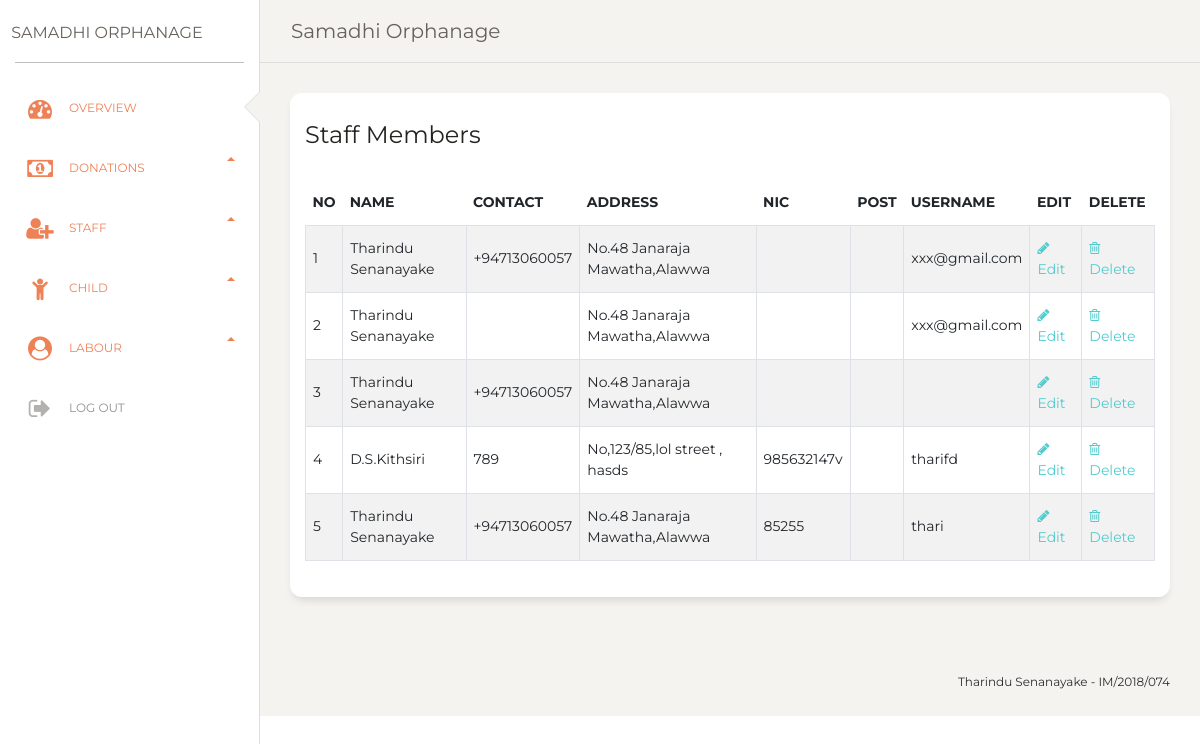
The app's page /viewstaff.php with its own data.
### tables this page shows
CREATE TABLE `staff` (
  `staffId` int(11) NOT NULL,
  `iname` varchar(50) DEFAULT NULL,
  `dob` varchar(50) NOT NULL,
  `nic` varchar(50) DEFAULT NULL,
  `adrs` varchar(50) DEFAULT NULL,
  `contact` varchar(50) NOT NULL,
  `username` varchar(50) DEFAULT NULL,
  `pw` varchar(50) DEFAULT NULL
);

### viewstaff.php (the view, shortened to what this page needs)
<?php
include "include/db.php";
?>
<!DOCTYPE html>
<html lang="en">
<head>
  <link href="https://maxcdn.bootstrapcdn.com/font-awesome/latest/css/font-awesome.min.css" rel="stylesheet">
  <link href="./css/bootstrap.min.css" rel="stylesheet" />
<link href="./css/dashboard.css?v=2.0.1" rel="stylesheet" />
</head>
<body class="">
  <div class="wrapper ">
    <div class="sidebar" data-color="white" data-active-color="danger">
      <div class="logo">
        <a href="dashboard.php" class="simple-text logo-normal">
          Samadhi Orphanage
        </a>
      </div>
      <div class="sidebar-wrapper">
        <ul class="nav">
          <li class="active ">
            <a href="./dashboard.php">
              <i class="fa fa-tachometer"></i>
              <p>OverView</p>
            </a>
          </li>
          <li class="active">
            <a data-toggle="collapse" href="#componentsExamples" aria-expanded="true">
              <i class="fa fa-money"></i>
              Donations <b class="caret"></b>
            </a>
          <li class="active">
            <a data-toggle="collapse" href="#componentsExamples" aria-expanded="true">
              <i class="fa fa-user-plus"></i>
              Staff <b class="caret"></b>
            </a>
          <li class="active">
            <a data-toggle="collapse" href="#componentsExamples" aria-expanded="true">
              <i class="fa fa-child"></i>
              Child <b class="caret"></b>
            </a>
          <li class="active">
            <a data-toggle="collapse" href="#componentsExamples" aria-expanded="true">
              <i class="fa fa-user-circle"></i>
              Labour <b class="caret"></b>
            </a>
          <li class="active-pro">
          <a href="logout.php">
              <i class="fa fa-sign-out"></i>
              <p>Log Out</p>
            </a>
          </li>
        </ul>
      </div>
    </div>
    <div class="main-panel">
      <nav class="navbar navbar-expand-lg navbar-absolute fixed-top navbar-transparent">
        <div class="container-fluid">
          <div class="navbar-wrapper">
            <a class="navbar-brand" href="javascript:;">Samadhi Orphanage</a>
          </div>
        </div>
      </nav>
      <div class="content">
        <div class="row">
          <div class="col-md-12">
            <div class="card">
              <div class="card-header">
                <h4 class="card-title"> Staff Members</h4>
              </div>
              <div class="card-body">
                <div class="table-responsive">
                  <table class="table table-bordered table-hover table-striped">
                    <thead>
                      <tr>
                        <th>NO</th>
                        <th>Name</th>
                        <th>Contact</th>
                        <th>Address</th>
                        <th>NIC</th>
                        <th>Post</th>
                        <th>Username</th>
                        <th>Edit</th>
                        <th>Delete</th>
                      </tr>
                    </thead>
                    <tbody>
                      <?php
                      $i = 0;
                      $get_pro = "select * from staff";
                      $run_pro = mysqli_query($conn, $get_pro);
                      while ($row_pro = mysqli_fetch_array($run_pro)) {
                        $name = $row_pro['iname'];
                        $contact = $row_pro['contact'];
                        $address = $row_pro['adrs'];
                        $nic = $row_pro['nic'];
                        $username = $row_pro['username'];
                        $post = $row_pro['post'];
                        $id = $row_pro['staffId'];
                        $i++;
                      ?>
                        <tr>
                          <td><?php echo $i; ?></td>
                          <td><?php echo $name; ?></td>
                          <td><?php echo $contact; ?></td>
                          <td><?php echo $address; ?></td>
                          <td><?php echo $nic; ?></td>
                          <td><?php echo $post; ?></td>
                          <td><?php echo $username; ?></td>
                          <td>
                           <a href="editstaff.php?editstaff=<?php echo $id; ?>">
                              <i class="fa fa-pencil"> </i> Edit
                            </a>
                          </td>
                          <td>
                            <a href="deletestaff.php?deletestaff=<?php echo $id; ?>">
                              <i class="fa fa-trash-o"> </i> Delete
                            </a>
                          </td>
                        </tr>
                      <?php } ?>
                    </tbody>
                  </table>
                </div>
              </div>
            </div>
          </div>
        </div>
      </div>
      <footer class="footer footer-black  footer-white ">
        <div class="container-fluid">
          <div class="row">
            <nav class="footer-nav">
            </nav>
            <div class="credits ml-auto">
              <span class="copyright">
                Tharindu Senanayake - IM/2018/074
              </span>
            </div>
          </div>
        </div>
      </footer>
    </div>
  </div>
</body>
</html>

### records on screen
staff: iname "Tharindu Senanayake", contact "+94713060057", adrs "No.48 Janaraja Mawatha,Alawwa", username "xxx@gmail.com"
staff: iname "Tharindu Senanayake", adrs "No.48 Janaraja Mawatha,Alawwa", username "xxx@gmail.com"
staff: iname "Tharindu Senanayake", contact "+94713060057", adrs "No.48 Janaraja Mawatha,Alawwa"
staff: iname "D.S.Kithsiri", contact "789", adrs "No,123/85,lol street , hasds", nic "985632147v", username "tharifd"
staff: iname "Tharindu Senanayake", contact "+94713060057", adrs "No.48 Janaraja Mawatha,Alawwa", nic "85255", username "thari"
